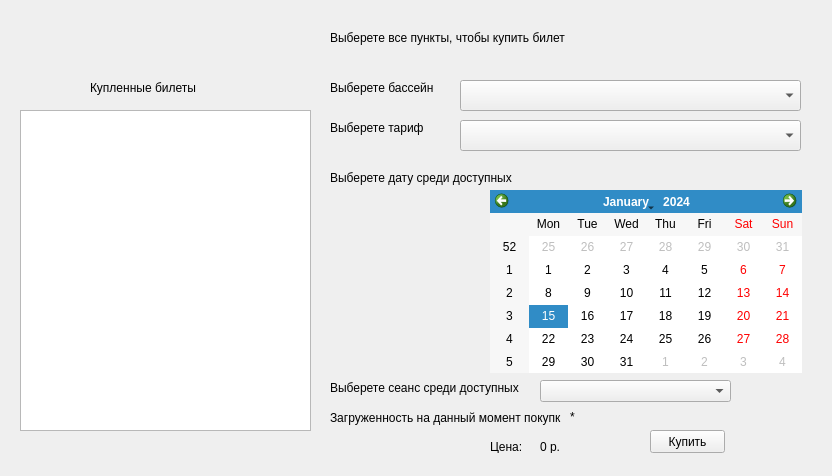
<?xml version="1.0" encoding="UTF-8"?>
<ui version="4.0">
 <class>TicketWindow</class>
 <widget class="QMainWindow" name="TicketWindow">
  <property name="geometry">
   <rect>
    <x>0</x>
    <y>0</y>
    <width>832</width>
    <height>476</height>
   </rect>
  </property>
  <property name="windowTitle">
   <string>MainWindow</string>
  </property>
  <widget class="QWidget" name="centralwidget">
   <widget class="QCalendarWidget" name="calendarWidget">
    <property name="geometry">
     <rect>
      <x>490</x>
      <y>190</y>
      <width>312</width>
      <height>183</height>
     </rect>
    </property>
   </widget>
   <widget class="QComboBox" name="comboBoxBath">
    <property name="geometry">
     <rect>
      <x>460</x>
      <y>80</y>
      <width>341</width>
      <height>31</height>
     </rect>
    </property>
   </widget>
   <widget class="QLabel" name="label">
    <property name="geometry">
     <rect>
      <x>330</x>
      <y>80</y>
      <width>111</width>
      <height>16</height>
     </rect>
    </property>
    <property name="text">
     <string>Выберете бассейн</string>
    </property>
   </widget>
   <widget class="QLabel" name="label_2">
    <property name="geometry">
     <rect>
      <x>330</x>
      <y>120</y>
      <width>111</width>
      <height>16</height>
     </rect>
    </property>
    <property name="text">
     <string>Выберете тариф</string>
    </property>
   </widget>
   <widget class="QComboBox" name="comboBoxPricePolicy">
    <property name="geometry">
     <rect>
      <x>460</x>
      <y>120</y>
      <width>341</width>
      <height>31</height>
     </rect>
    </property>
   </widget>
   <widget class="QLabel" name="label_3">
    <property name="geometry">
     <rect>
      <x>330</x>
      <y>170</y>
      <width>221</width>
      <height>16</height>
     </rect>
    </property>
    <property name="text">
     <string>Выберете дату среди доступных</string>
    </property>
   </widget>
   <widget class="QLabel" name="label_4">
    <property name="geometry">
     <rect>
      <x>330</x>
      <y>380</y>
      <width>221</width>
      <height>16</height>
     </rect>
    </property>
    <property name="text">
     <string>Выберете сеанс среди доступных</string>
    </property>
   </widget>
   <widget class="QComboBox" name="comboBoxAvalibleSessions">
    <property name="geometry">
     <rect>
      <x>540</x>
      <y>380</y>
      <width>191</width>
      <height>22</height>
     </rect>
    </property>
   </widget>
   <widget class="QPushButton" name="btnBuyTicket">
    <property name="geometry">
     <rect>
      <x>650</x>
      <y>430</y>
      <width>75</width>
      <height>23</height>
     </rect>
    </property>
    <property name="text">
     <string>Купить</string>
    </property>
   </widget>
   <widget class="QLabel" name="label_5">
    <property name="geometry">
     <rect>
      <x>490</x>
      <y>440</y>
      <width>47</width>
      <height>13</height>
     </rect>
    </property>
    <property name="text">
     <string>Цена:</string>
    </property>
   </widget>
   <widget class="QLabel" name="labelPrice">
    <property name="geometry">
     <rect>
      <x>540</x>
      <y>440</y>
      <width>47</width>
      <height>13</height>
     </rect>
    </property>
    <property name="text">
     <string>0 р.</string>
    </property>
   </widget>
   <widget class="QTableWidget" name="tableWidgetMyTickets">
    <property name="geometry">
     <rect>
      <x>20</x>
      <y>110</y>
      <width>291</width>
      <height>321</height>
     </rect>
    </property>
   </widget>
   <widget class="QLabel" name="label_6">
    <property name="geometry">
     <rect>
      <x>90</x>
      <y>80</y>
      <width>121</width>
      <height>16</height>
     </rect>
    </property>
    <property name="text">
     <string>Купленные билеты</string>
    </property>
   </widget>
   <widget class="QLabel" name="label_7">
    <property name="geometry">
     <rect>
      <x>330</x>
      <y>30</y>
      <width>241</width>
      <height>16</height>
     </rect>
    </property>
    <property name="text">
     <string>Выберете все пункты, чтобы купить билет</string>
    </property>
   </widget>
   <widget class="QLabel" name="label_8">
    <property name="geometry">
     <rect>
      <x>330</x>
      <y>410</y>
      <width>231</width>
      <height>16</height>
     </rect>
    </property>
    <property name="text">
     <string>Загруженность на данный момент покупки</string>
    </property>
   </widget>
   <widget class="QLabel" name="labelWorkload">
    <property name="geometry">
     <rect>
      <x>570</x>
      <y>410</y>
      <width>47</width>
      <height>13</height>
     </rect>
    </property>
    <property name="text">
     <string>*</string>
    </property>
   </widget>
  </widget>
 </widget>
 <resources/>
 <connections/>
</ui>
